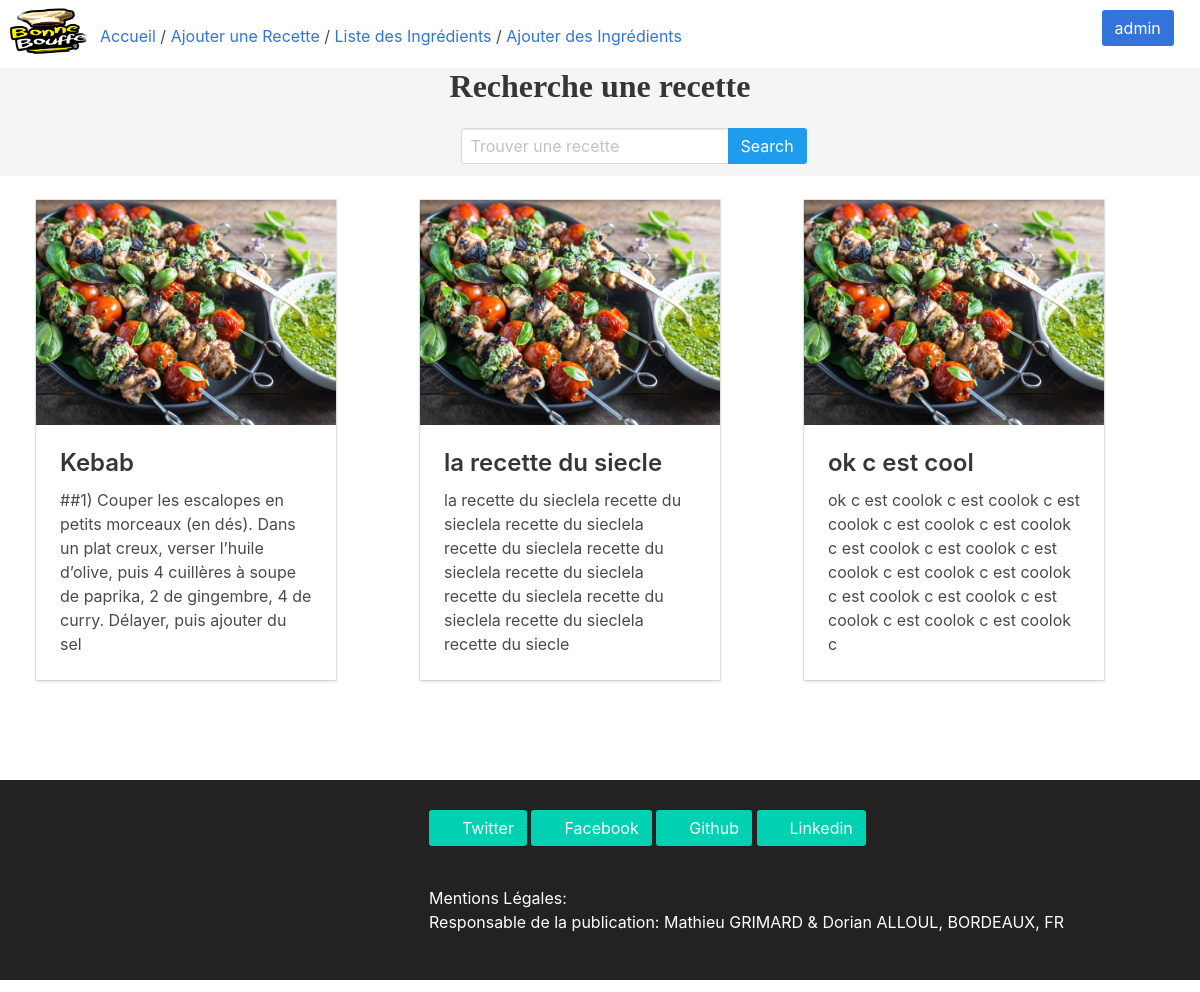
The page / on the database its author committed.
### tables this page shows
CREATE TABLE IF NOT EXISTS `recette` (
  `id` int(11) NOT NULL AUTO_INCREMENT,
  `name` varchar(255) NOT NULL,
  `text` text NOT NULL,
  PRIMARY KEY (`id`),
  UNIQUE KEY `Recette_Name` (`name`)
);

### application/core/MY_Controller.php (called while the page is built, shortened)
<?php
class MY_Controller extends CI_Controller
{
    public function renderView($view, $data = array()){
        $_data = array(
            'siteTitle' => $this->config->item('siteTitle'),
            'pageTitle' => $this->config->item('pageTitle'),
        );
        $_data = array_merge($_data, $data);
        $this->load->view('global/header', $_data);
        $this->load->view($view, $_data);
        $this->load->view('global/footer');
    }
}

### application/controllers/RecipeController.php (called while the page is built, shortened)
<?php
  class RecipeController extends MY_Controller
  {
    public function index()
    {
        $data_arr['recipes'] = $this->RecipeModel->getAll();
        $this->renderView('recipe/main', $data_arr);
    }
  }
  ?>

### index.php (called while the page is built, shortened)
<?php
require_once BASEPATH.'core/CodeIgniter.php';

### application/models/RecipeModel.php (called while the page is built, shortened)
<?php
class RecipeModel extends CI_Model {
    public function getAll() {
        $arr = $this->db->get('recette')->result();
        return $arr;
      }
}
?>

### application/views/recipe/main.php (the view, shortened to what this page needs)
<section class="hero is-light" style="border-bottom-style: solid;border-bottom-width: 0px;padding-bottom: 1%;">
  <div class="container has-text-centered">
    <h1 class="title">Recherche une recette</h1>
    <div class="field has-addons" style="padding-left: 35%;">
      <div class="control">
        <input class="input" type="text" placeholder="Trouver une recette">
      </div>
      <div class="control">
        <a class="button is-info">
          Search
        </a>
      </div>
    </div>
</section>
<section>
  <div class="columns" style="padding-top: 2%;padding-left: 3%;padding-right: 3%;">
  <?php
  foreach ($recipes as $recipe):
  ?>
    <div class="column">
      <div class="card" style="max-width:300px;min-height:455px">
        <div class="card-image">
          <figure class="image is-4by3">
            <a href="../../../../Tpweb_qui_dechire-master/recipe/<?php echo str_replace(' ','_',$recipe->name) ?>"><img src="assets/img/kebab.jpg" alt="kebab"></a>
          </figure>
        </div>
        <div class="card-content">
          <div class="media">
            <div class="media-content">
              <p class="title is-4 is-warning">
                  <?php echo str_replace('_',' ',$recipe->name) ?>
              </p>
            </div>
          </div>
          <div class="content">
            <?php echo substr($recipe->text,0,200); ?>
          </div>
        </div>
      </div>
    </div>
    <?php endforeach;?>
  </div>
</section>
</body>

### application/views/global/header.php (shortened to what this page needs)
<!doctype html>
<html class="no-js" lang="">
    <head>
        <link rel="stylesheet" href="https://maxcdn.bootstrapcdn.com/bootstrap/3.3.7/css/bootstrap.min.css">
        <link rel="stylesheet" href="../../../../Tpweb_qui_dechire-master/assets/css/normalize.css">
        <link rel="stylesheet" href="../../../../Tpweb_qui_dechire-master/assets/css/bulma.css">
        <link rel="stylesheet" href="../../../../Tpweb_qui_dechire-master/assets/css/main.css">
    </head>
    <body>
      <header>
        <div class="columns">
          <div class="column is-four-fifths">
            <img src="../../../../Tpweb_qui_dechire-master/assets/img/logo-bonne_bouffe.png" class="logo" alt="logo">
            <nav>
              <a href="../../../../Tpweb_qui_dechire-master/">Accueil</a> /
              <a href="../../../../Tpweb_qui_dechire-master/new_recipe">Ajouter une Recette</a> /
              <a href="../../../../Tpweb_qui_dechire-master/all_ingredients">Liste des Ingrédients</a> /
              <a href="../../../../Tpweb_qui_dechire-master/new_ingredients">Ajouter des Ingrédients</a>
            </nav>
          </div>
          <div class="column"></div>
          <div class="column">
                <button class="button is-link" style="margin-top: 10%;" class="admin">admin</button>
          </div>
        </div>
      </header>

### application/views/global/footer.php (shortened to what this page needs)
<footer>
    <div class="footer_content">
      <p class="social_media">
        <a class="button is-primary">
          <span class="icon">
          </span>
          <span>Twitter</span>
        </a>
        <a class="button is-primary">
          <span class="icon">
          </span>
          <span>Facebook</span>
        </a>
        <a class="button is-primary">
          <span class="icon">
          </span>
          <span>Github</span>
        </a>
        <a class="button is-primary">
          <span class="icon">
          </span>
          <span>Linkedin</span>
        </a>
      </p>
      <p class="pfooter">Mentions Légales:</p>
      <p class="pfooter">Responsable de la publication: Mathieu GRIMARD & Dorian ALLOUL, BORDEAUX, FR</p>
    </div>
  </footer>
  </body>
</html>

### assets/css/main.css (style rules this page uses)
html { color: #222; font-size: 1em; line-height: 1.4; }
h1 { font-family: verdana; }
footer { padding: 30px 30px; margin-top: 100px; height: 200px; background-color: #222; color: #FFF; }
.pfooter { position: relative; display: block; margin-left: 35%; }
.social_media { position: relative; display: block; margin-left: 35%; margin-bottom: 40px; }
.button { float: center; }
audio, canvas, iframe, img, svg, video { vertical-align: middle; }
header { background-color: white; height: 4em; }
.logo { width: 100px; float: left; display: block; }
nav { float: center; display: block; height:200px; position:relative; margin:0 px; }
header { height: 80px; }

### rows shown on the page
recette: name "Kebab", text "##1) Couper les escalopes en petits morceaux (en dés). Dans un plat creux, verser l’huile d’olive, puis 4 cuillères à soupe de paprika, 2 de gingembre, 4 de curry. Délayer, puis ajouter du sel"
recette: name "la recette du siecle", text "la recette du sieclela recette du sieclela recette du sieclela recette du sieclela recette du sieclela recette du sieclela recette du sieclela recette du sieclela recette du sieclela recette du siecle"
recette: name "ok c est cool", text "ok c est coolok c est coolok c est coolok c est coolok c est coolok c est coolok c est coolok c est coolok c est coolok c est coolok c est coolok c est coolok c est coolok c est coolok c est coolok c"
